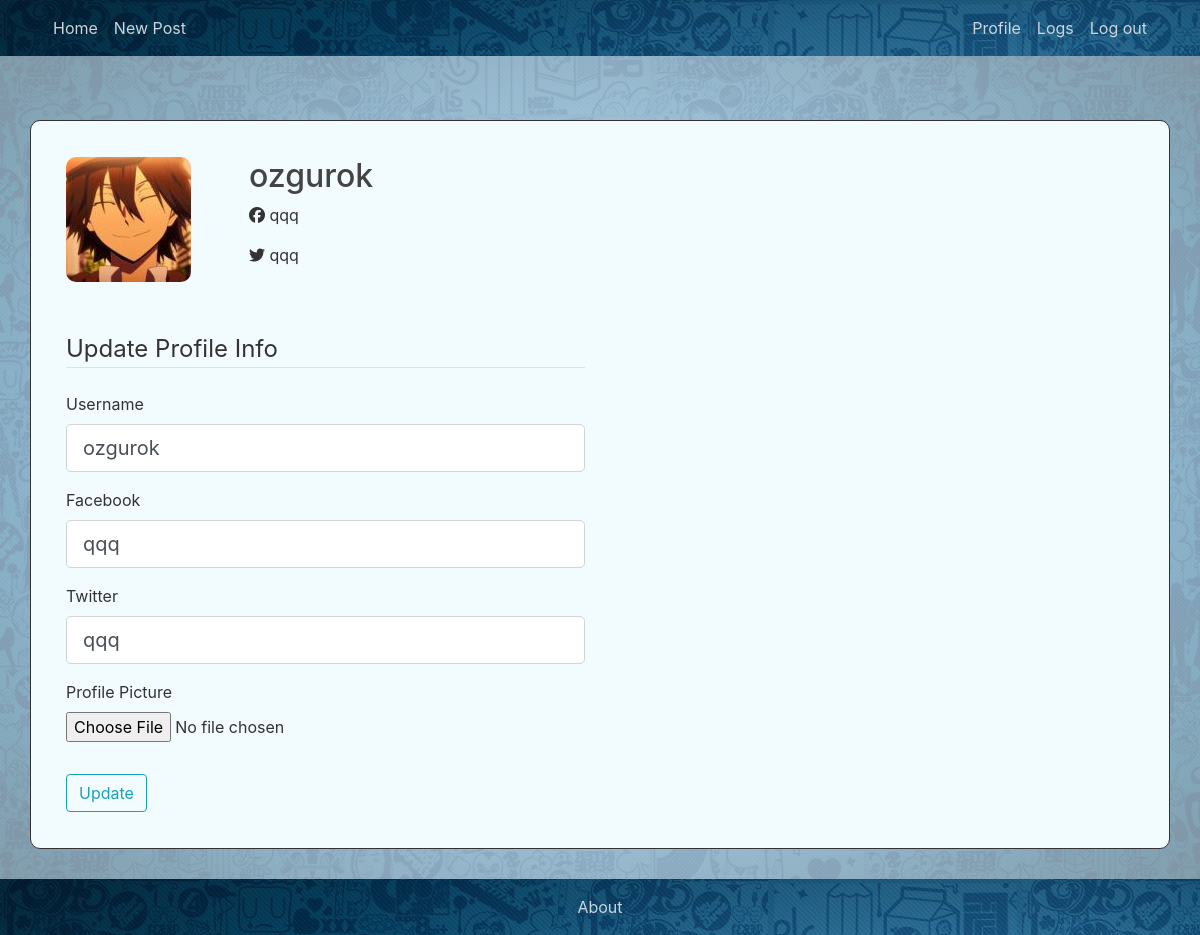
The app's page /profile (signed in) with its own data.
### flaskblog/models.py (models this page shows, shortened)
@dataclass
class User(db.Model, UserMixin):
    id:int
    username:str
    facebook:str
    twitter:str
    id = db.Column(db.Integer, primary_key=True)
    username = db.Column(db.String(20), unique=True, nullable=False)
    password = db.Column(db.String(60), nullable=False)
    image_file = db.Column(db.String(20), nullable=False, default='default.jpg')
    facebook = db.Column(db.String(30), nullable=False, default='You haven\'t set your facebook adress ')
    twitter = db.Column(db.String(30), nullable=False, default='You haven\'t set your twitter adress ')
    posts = db.relationship('Post', backref='author', lazy='dynamic')
    comments = db.relationship('Comment', backref='commenter', lazy='dynamic')

### flaskblog/routes.py (the view)
@app.route("/profile", methods=['GET','POST'])
@login_required
def profile():
    image_file = url_for('static', filename='profile_pics/'+current_user.image_file)
    form = UpdateProfileForm()
    if form.validate_on_submit():
        if form.picture.data:
            picture = save_picture(form.picture.data)
            current_user.image_file = picture
        current_user.username = form.username.data
        current_user.facebook = form.facebook.data
        current_user.twitter = form.twitter.data
        db.session.commit()
        flash('Your account has been updated', 'success')
        return redirect(url_for('profile'))
    elif request.method == 'GET':
        form.username.data = current_user.username
        form.facebook.data = current_user.facebook
        form.twitter.data = current_user.twitter
    return render_template('profile.html', title='Profile', image_file=image_file, form=form)

### flaskblog/forms.py (shortened to what this page needs)
class UpdateProfileForm(FlaskForm):
    username = StringField('Username', validators=[DataRequired(), Length(2,20)])
    facebook = StringField('Facebook', validators=[DataRequired(), Length(2,60)])
    twitter = StringField('Twitter', validators=[DataRequired(), Length(2,60)])
    picture = FileField('Profile Picture', validators=[FileAllowed(['jpg','png'])])
    submit = SubmitField('Update')

### flaskblog/models.py (called while the page is built)
@login_manager.user_loader
def load_user(user_id):
    return User.query.get(int(user_id))

### flaskblog/templates/profile.html (shortened to what this page needs)
{% extends "layout.html" %}
{% block content %}
    <div class='row mt-5 boxy'>
        <div class='col-2 mt-3'>
            <img style='border-radius: 10px; width: 125px;' src='{{ image_file }}'>
        </div>
        <div class='col-10 mt-3'>
            <h2 >{{current_user.username}}</h2>
            <p><i class="fab fa-facebook"></i> {{current_user.facebook}}</p>
            <p><i class="fab fa-twitter"></i> {{current_user.twitter}}</p>
        </div>
        <form action="" method ="post" class = 'col-6 mt-5' enctype="multipart/form-data">
            <fieldset class='form-group '>
                <legend class='border-bottom mb-4'>Update Profile Info</legend>
                <div class='form-group'>
                    {{ form.username.label(class='form-control-label') }}
                    {% if form.username.errors %}
                        {{ form.username(class='form-control form-control-lg is-invalid') }}
                        <div class='invalid-feedback'>
                            {% for error in form.username.errors %}
                                <span>{{ error }}</span>
                            {% endfor %}
                        </div>
                    {% else %}
                        {{ form.username(class='form-control form-control-lg') }}
                    {% endif %}
                </div>
                <div class='form-group'>
                    {{ form.facebook.label(class='form-control-label') }}
                    {% if form.facebook.errors %}
                        {{ form.facebook(class='form-control form-control-lg is-invalid') }}
                        <div class='invalid-feedback'>
                            {% for error in form.facebook.errors %}
                                <span>{{ error }}</span>
                            {% endfor %}
                        </div>
                    {% else %}
                        {{ form.facebook(class='form-control form-control-lg') }}
                    {% endif %}
                </div>
                <div class='form-group'>
                    {{ form.twitter.label(class='form-control-label') }}
                    {% if form.twitter.errors %}
                        {{ form.twitter(class='form-control form-control-lg is-invalid') }}
                        <div class='invalid-feedback'>
                            {% for error in form.twitter.errors %}
                                <span>{{ error }}</span>
                            {% endfor %}
                        </div>
                    {% else %}
                        {{ form.twitter(class='form-control form-control-lg') }}
                    {% endif %}
                </div>
                <div class='form-group'>
                    {{ form.picture.label() }}
                    {{ form.picture(class='form-control-file') }}
                </div>
            </fieldset>
            <div class='form-group'>
                {{ form.submit(class='btn btn-outline-info') }}
            </div>
          </form>
    </div>
{% endblock content %}

### flaskblog/static/main.css (style rules this page uses)
body { color: #333333; min-height: 100vh; display: flex; flex-direction: column; margin: 0; }
h1, h2, h3, h4, h5, h6 { color: #444444; }
.boxy { border-radius: 10px; border-style:solid; background-color:rgb(242, 251, 253); border-width: 1px; padding: 20px; margin-bottom: 30px; }

### records on screen
User: username "ozgurok", facebook "qqq", twitter "qqq"
